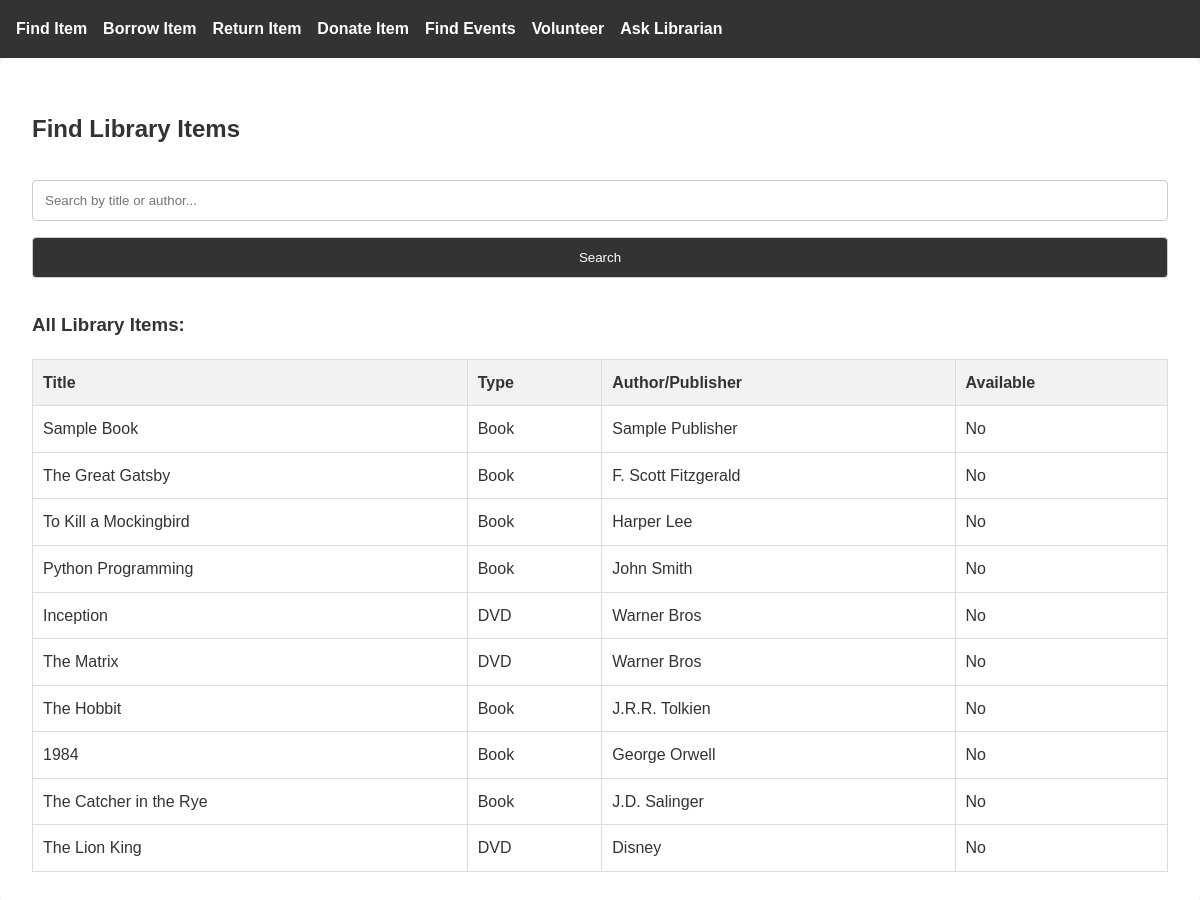
The app's page /find-item, older data.
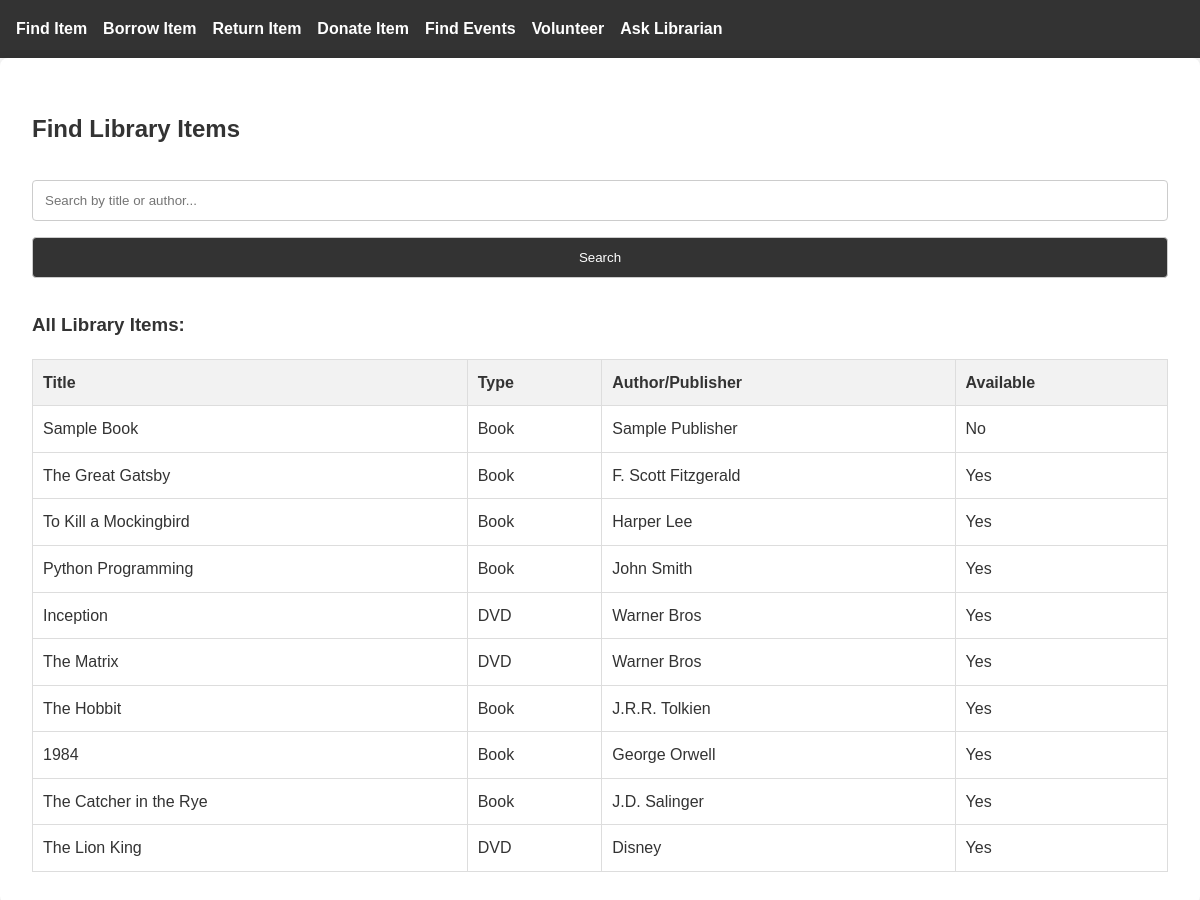
The same page, newer data.
### tables this page shows
CREATE TABLE Item (
            ItemID INTEGER PRIMARY KEY AUTOINCREMENT, 
            Title TEXT NOT NULL,
            Type TEXT NOT NULL,
            AuthorPublisher TEXT,
            AvailabilityStatus BOOLEAN DEFAULT 1,
            ISBN TEXT,
            PublicationYear INTEGER
        );

### app.py (the view)
@app.route('/find-item', methods=['GET', 'POST'])
def find_item():
    conn = get_db_connection()
    if request.method == 'POST':
        search_term = request.form['search_term']
        items = conn.execute(
            "SELECT * FROM Item WHERE Title LIKE ? OR AuthorPublisher LIKE ?",
            (f'%{search_term}%', f'%{search_term}%')
        ).fetchall()
    else:
        items = conn.execute("SELECT * FROM Item").fetchall()
    conn.close()
    return render_template('find_item.html', items=items)

### app.py (called while the page is built)
def get_db_connection():
    print("Connecting to database...")
    conn = sqlite3.connect('354_mini_project.db')
    conn.row_factory = sqlite3.Row
    return conn

### templates/find_item.html (shortened to what this page needs)
{% extends "base.html" %}
{% block content %}
<h2>Find Library Items</h2>
<form method="POST">
    <input type="text" name="search_term" placeholder="Search by title or author..." required>
    <button type="submit">Search</button>
</form>
{% if items %}
<h3>{% if request.method == 'POST' %}Search Results{% else %}All Library Items{% endif %}:</h3>
<table>
    <tr>
        <th>Title</th>
        <th>Type</th>
        <th>Author/Publisher</th>
        <th>Available</th>
    </tr>
    {% for item in items %}
    <tr>
        <td>{{ item['Title'] }}</td>
        <td>{{ item['Type'] }}</td>
        <td>{{ item['AuthorPublisher'] }}</td>
        <td>{{ 'Yes' if item['AvailabilityStatus'] else 'No' }}</td>
    </tr>
    {% endfor %}
</table>
{% else %}
<p>No items found in the library.</p>
{% endif %}
{% endblock %}

Row changes from the older to the newer data that the page shows:
changed Item "The Great Gatsby": AvailabilityStatus "No" → "Yes"
changed Item "To Kill a Mockingbird": AvailabilityStatus "No" → "Yes"
changed Item "Python Programming": AvailabilityStatus "No" → "Yes"
changed Item "Inception": AvailabilityStatus "No" → "Yes"
changed Item "The Matrix": AvailabilityStatus "No" → "Yes"
changed Item "The Hobbit": AvailabilityStatus "No" → "Yes"
changed Item "George Orwell": AvailabilityStatus "No" → "Yes"
changed Item "The Catcher in the Rye": AvailabilityStatus "No" → "Yes"
changed Item "The Lion King": AvailabilityStatus "No" → "Yes"
